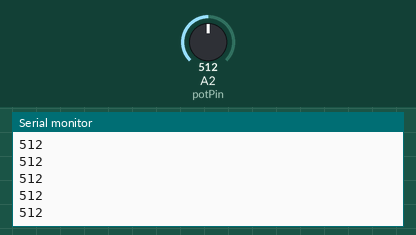
Recording of a sketch running on a simulated Arduino Uno, built with avr-gcc and run on an emulated ATmega328P. Parts: the last lines printed to the serial monitor. Inputs (shaded band) come from the test bench; at power-on: A2 (potPin) = 512.

Above: at 1.2 s.
1.3 s: A2 (potPin) set to 716
At 2.0 s:
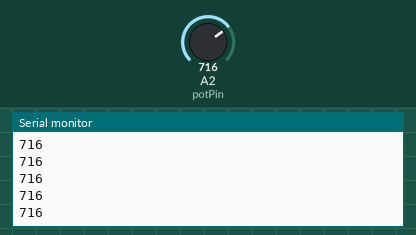
2.8 s: A2 (potPin) set to 900
At 3.3 s:
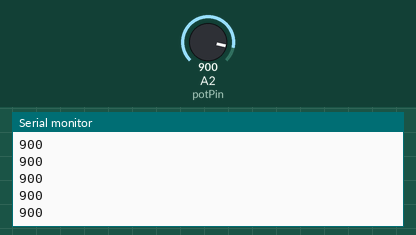
Timing chart, 0 to 5.8 s (numbered marks = the images above; inputs shaded):
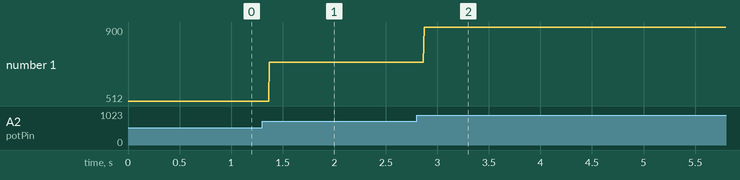

The sketch:

lengthMeasurement.ino
```cpp
int potPin = 2;    // select the input pin for the potentiometer
int val = 0;       // variable to store the value coming from the sensor

void setup() {
  Serial.begin(9600);  // declare the ledPin as an OUTPUT
}

void loop() {
  val = analogRead(potPin);    // read the value from the sensor

  Serial.println(val);  // print out the value you read

  delay(1);        // delay in between reads for stability
}
```

Measured:
- after the input at 1.3 s, the serial monitor: prints a new line after 0.07 s (image 1)
- after the input at 2.8 s, the serial monitor: prints a new line after 0.07 s (image 2)
- plotted number 1: 512 → 716 after the input at 1.3 s, 716 → 900 after the input at 2.8 s
